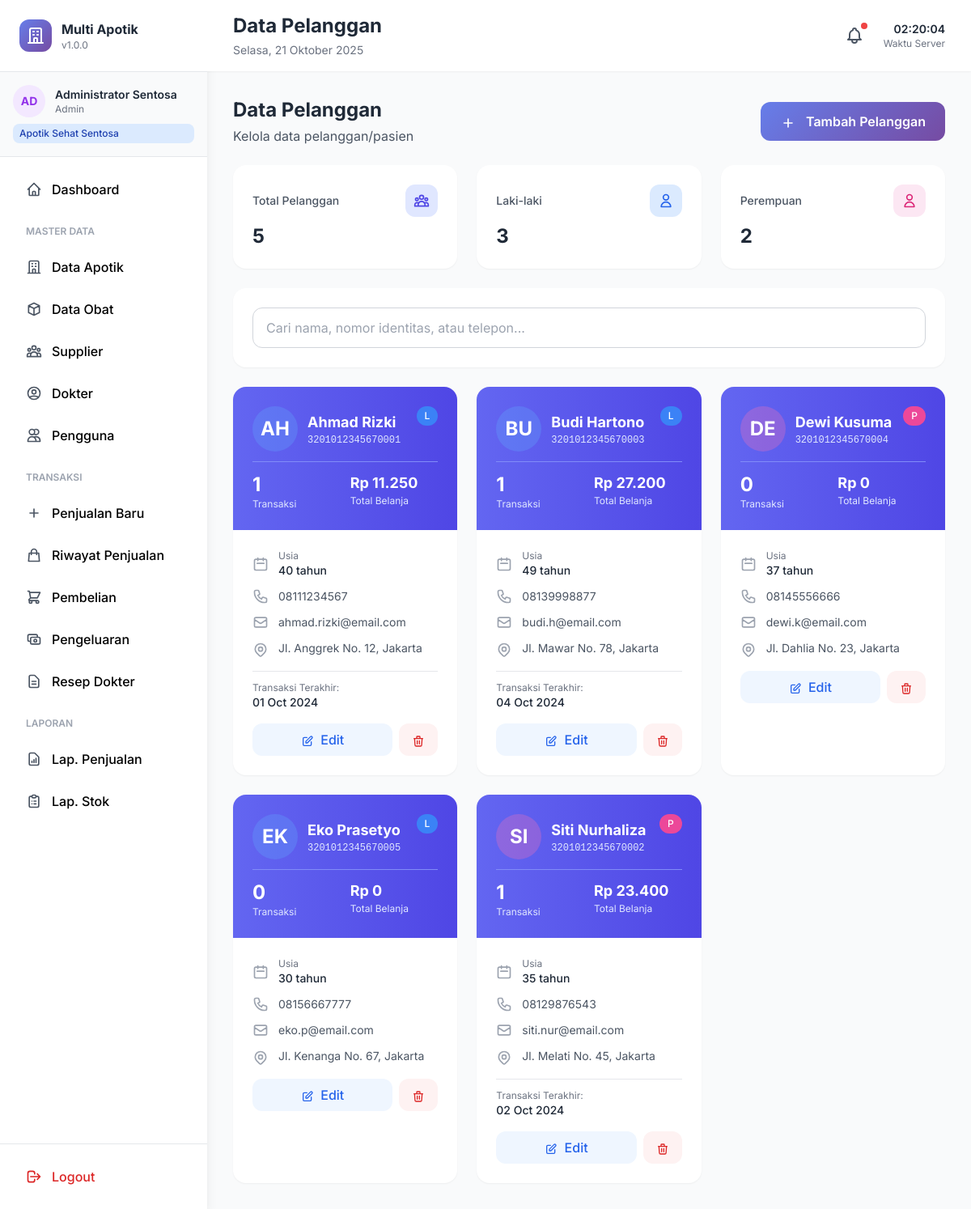
Screenshot of /pelanggan/index.php (signed in) with the database file from the repository.
### tables this page shows
CREATE TABLE pelanggan (
    id_pelanggan INT PRIMARY KEY AUTO_INCREMENT,
    no_identitas VARCHAR(50),
    nama_pelanggan VARCHAR(100) NOT NULL,
    jenis_kelamin ENUM('L', 'P'),
    tanggal_lahir DATE,
    alamat TEXT,
    no_telp VARCHAR(20),
    email VARCHAR(100),
    created_at TIMESTAMP DEFAULT CURRENT_TIMESTAMP,
    updated_at TIMESTAMP DEFAULT CURRENT_TIMESTAMP ON UPDATE CURRENT_TIMESTAMP
);

### config.php (called while the page is built, shortened)
<?php
class Database {
    private static $instance = null;
    private $conn;
    private function __construct() {
        try {
            $this->conn = new mysqli(DB_HOST, DB_USER, DB_PASS, DB_NAME);
            $this->conn->set_charset("utf8mb4");
        } catch (Exception $e) {
            die("Database Error: " . $e->getMessage());
        }
    }
    public static function getInstance() {
        if (self::$instance === null) {
            self::$instance = new self();
        }
        return self::$instance;
    }
    public function query($sql) {
        return $this->conn->query($sql);
    }
}
function db() {
    return Database::getInstance();
}
function formatRupiah($angka) {
    return 'Rp ' . number_format($angka, 0, ',', '.');
}
function formatTanggal($tanggal, $format = 'd-m-Y') {
    return date($format, strtotime($tanggal));
}
function isLoggedIn() {
    return isset($_SESSION['user_id']);
}
function getUserData() {
    return [
        'id' => $_SESSION['user_id'],
        'username' => $_SESSION['username'],
        'nama' => $_SESSION['nama_lengkap'],
        'role' => $_SESSION['user_role'],
        'id_apotik' => $_SESSION['id_apotik'] ?? null,
        'nama_apotik' => $_SESSION['nama_apotik'] ?? null
    ];
}
?>

### pelanggan/index.php (the view, shortened to what this page needs)
<?php
require_once '../config.php';
$db = db();
$query = "SELECT p.*,
          (SELECT COUNT(*) FROM penjualan WHERE id_pelanggan = p.id_pelanggan) as total_transaksi,
          (SELECT COALESCE(SUM(total_bayar), 0) FROM penjualan WHERE id_pelanggan = p.id_pelanggan) as total_pembelian,
          (SELECT MAX(tanggal_penjualan) FROM penjualan WHERE id_pelanggan = p.id_pelanggan) as transaksi_terakhir
          FROM pelanggan p
          ORDER BY p.nama_pelanggan";
$pelangganList = $db->query($query);
$total_pelanggan = $pelangganList->num_rows;
$total_laki = 0;
$total_perempuan = 0;
$pelangganList->data_seek(0);
while ($row = $pelangganList->fetch_assoc()) {
    if ($row['jenis_kelamin'] === 'L') $total_laki++;
    if ($row['jenis_kelamin'] === 'P') $total_perempuan++;
}
$pelangganList->data_seek(0);
include '../includes/header.php';
?>
<div class="space-y-6">
    <div class="flex items-center justify-between">
        <div>
            <h2 class="text-2xl font-bold text-gray-800">Data Pelanggan</h2>
            <p class="text-gray-600 mt-1">Kelola data pelanggan/pasien</p>
        </div>
        <?php if ($user['role'] !== 'manajer'): ?>
        <a href="create.php" class="px-6 py-3 gradient-bg text-white rounded-xl font-semibold hover:shadow-lg transition-all">
            <svg class="w-5 h-5 inline mr-2" fill="none" stroke="currentColor" viewBox="0 0 24 24">
                <path stroke-linecap="round" stroke-linejoin="round" stroke-width="2" d="M12 6v6m0 0v6m0-6h6m-6 0H6"></path>
            </svg>
            Tambah Pelanggan
        </a>
        <?php endif; ?>
    </div>
    <div class="grid grid-cols-1 md:grid-cols-3 gap-6">
        <div class="bg-white rounded-2xl p-6 shadow-sm">
            <div class="flex items-center justify-between mb-2">
                <h3 class="text-sm text-gray-600 font-medium">Total Pelanggan</h3>
                <div class="w-10 h-10 bg-indigo-100 rounded-xl flex items-center justify-center">
                </div>
            </div>
            <p class="text-2xl font-bold text-gray-800"><?= number_format($total_pelanggan) ?></p>
        </div>
        <div class="bg-white rounded-2xl p-6 shadow-sm">
            <div class="flex items-center justify-between mb-2">
                <h3 class="text-sm text-gray-600 font-medium">Laki-laki</h3>
                <div class="w-10 h-10 bg-blue-100 rounded-xl flex items-center justify-center">
                    <svg class="w-5 h-5 text-blue-600" fill="none" stroke="currentColor" viewBox="0 0 24 24">
                        <path stroke-linecap="round" stroke-linejoin="round" stroke-width="2" d="M16 7a4 4 0 11-8 0 4 4 0 018 0zM12 14a7 7 0 00-7 7h14a7 7 0 00-7-7z"></path>
                    </svg>
                </div>
            </div>
            <p class="text-2xl font-bold text-gray-800"><?= number_format($total_laki) ?></p>
        </div>
        <div class="bg-white rounded-2xl p-6 shadow-sm">
            <div class="flex items-center justify-between mb-2">
                <h3 class="text-sm text-gray-600 font-medium">Perempuan</h3>
                <div class="w-10 h-10 bg-pink-100 rounded-xl flex items-center justify-center">
                    <svg class="w-5 h-5 text-pink-600" fill="none" stroke="currentColor" viewBox="0 0 24 24">
                        <path stroke-linecap="round" stroke-linejoin="round" stroke-width="2" d="M16 7a4 4 0 11-8 0 4 4 0 018 0zM12 14a7 7 0 00-7 7h14a7 7 0 00-7-7z"></path>
                    </svg>
                </div>
            </div>
            <p class="text-2xl font-bold text-gray-800"><?= number_format($total_perempuan) ?></p>
        </div>
    </div>
    <div class="bg-white rounded-2xl shadow-sm p-6">
        <input type="text" id="searchPelanggan" placeholder="Cari nama, nomor identitas, atau telepon..."
               class="w-full px-4 py-3 border border-gray-300 rounded-xl focus:ring-2 focus:ring-purple-500">
    </div>
    <div class="grid grid-cols-1 md:grid-cols-2 lg:grid-cols-3 gap-6">
        <?php
        $pelangganList->data_seek(0);
        while ($pelanggan = $pelangganList->fetch_assoc()):
            $umur = null;
            if ($pelanggan['tanggal_lahir']) {
                $lahir = new DateTime($pelanggan['tanggal_lahir']);
                $sekarang = new DateTime();
                $umur = $sekarang->diff($lahir)->y;
            }
        ?>
        <div class="bg-white rounded-2xl shadow-sm hover:shadow-lg transition-all overflow-hidden pelanggan-card"
             data-search="<?= strtolower($pelanggan['nama_pelanggan'] . ' ' . $pelanggan['no_identitas'] . ' ' . $pelanggan['no_telp']) ?>">
            <div class="bg-gradient-to-r from-indigo-500 to-indigo-600 p-6 text-white">
                <div class="flex items-start justify-between mb-3">
                    <div class="flex items-center space-x-3 flex-1">
                        <div class="w-14 h-14 <?= $pelanggan['jenis_kelamin'] === 'L' ? 'bg-blue-400' : 'bg-pink-400' ?> bg-opacity-30 rounded-full flex items-center justify-center">
                            <span class="text-2xl font-bold">
                                <?= strtoupper(substr($pelanggan['nama_pelanggan'], 0, 2)) ?>
                            </span>
                        </div>
                        <div class="flex-1 min-w-0">
                            <h3 class="text-lg font-bold truncate"><?= htmlspecialchars($pelanggan['nama_pelanggan']) ?></h3>
                            <?php if ($pelanggan['no_identitas']): ?>
                            <p class="text-indigo-100 text-xs font-mono"><?= htmlspecialchars($pelanggan['no_identitas']) ?></p>
                            <?php endif; ?>
                        </div>
                    </div>
                    <?php if ($pelanggan['jenis_kelamin']): ?>
                    <span class="inline-flex items-center px-2.5 py-1 rounded-full text-xs font-medium <?= $pelanggan['jenis_kelamin'] === 'L' ? 'bg-blue-500' : 'bg-pink-500' ?> text-white">
                        <?= $pelanggan['jenis_kelamin'] === 'L' ? 'L' : 'P' ?>
                    </span>
                    <?php endif; ?>
                </div>
                <div class="grid grid-cols-2 gap-3 pt-3 border-t border-indigo-400">
                    <div>
                        <p class="text-2xl font-bold"><?= number_format($pelanggan['total_transaksi']) ?></p>
                        <p class="text-xs text-indigo-100">Transaksi</p>
                    </div>
                    <div>
                        <p class="text-lg font-bold"><?= formatRupiah($pelanggan['total_pembelian']) ?></p>
                        <p class="text-xs text-indigo-100">Total Belanja</p>
                    </div>
                </div>
            </div>
            <div class="p-6">
                <div class="space-y-3 mb-4">
                    <?php if ($umur !== null): ?>
                    <div class="flex items-center space-x-3">
                        <svg class="w-5 h-5 text-gray-400 flex-shrink-0" fill="none" stroke="currentColor" viewBox="0 0 24 24">
                            <path stroke-linecap="round" stroke-linejoin="round" stroke-width="2" d="M8 7V3m8 4V3m-9 8h10M5 21h14a2 2 0 002-2V7a2 2 0 00-2-2H5a2 2 0 00-2 2v12a2 2 0 002 2z"></path>
                        </svg>
                        <div>
                            <p class="text-xs text-gray-500">Usia</p>
                            <p class="text-sm font-medium text-gray-800"><?= $umur ?> tahun</p>
                        </div>
                    </div>
                    <?php endif; ?>
                    <?php if ($pelanggan['no_telp']): ?>
                    <div class="flex items-center space-x-3">
                        <p class="text-sm text-gray-600"><?= htmlspecialchars($pelanggan['no_telp']) ?></p>
                    </div>
                    <?php endif; ?>
                    <?php if ($pelanggan['email']): ?>
                    <div class="flex items-center space-x-3">
                        <svg class="w-5 h-5 text-gray-400 flex-shrink-0" fill="none" stroke="currentColor" viewBox="0 0 24 24">
                            <path stroke-linecap="round" stroke-linejoin="round" stroke-width="2" d="M3 8l7.89 5.26a2 2 0 002.22 0L21 8M5 19h14a2 2 0 002-2V7a2 2 0 00-2-2H5a2 2 0 00-2 2v10a2 2 0 002 2z"></path>
                        </svg>
                        <p class="text-sm text-gray-600 truncate"><?= htmlspecialchars($pelanggan['email']) ?></p>
                    </div>
                    <?php endif; ?>
                    <?php if ($pelanggan['alamat']): ?>
                    <div class="flex items-start space-x-3">
                        <p class="text-sm text-gray-600 line-clamp-2"><?= htmlspecialchars($pelanggan['alamat']) ?></p>
                    </div>
                    <?php endif; ?>
                </div>
                <?php if ($pelanggan['transaksi_terakhir']): ?>
                <div class="pt-3 border-t border-gray-200">
                    <p class="text-xs text-gray-500">Transaksi Terakhir:</p>
                    <p class="text-sm font-medium text-gray-800"><?= formatTanggal($pelanggan['transaksi_terakhir'], 'd M Y') ?></p>
                </div>
                <?php endif; ?>
                <?php if ($user['role'] !== 'manajer'): ?>
                <div class="flex space-x-2 mt-4">
                    <a href="edit.php?id=<?= $pelanggan['id_pelanggan'] ?>"
                       class="flex-1 px-4 py-2 bg-blue-50 text-blue-600 rounded-xl text-center font-medium hover:bg-blue-100 transition-all">
                        <svg class="w-4 h-4 inline mr-1" fill="none" stroke="currentColor" viewBox="0 0 24 24">
                            <path stroke-linecap="round" stroke-linejoin="round" stroke-width="2" d="M11 5H6a2 2 0 00-2 2v11a2 2 0 002 2h11a2 2 0 002-2v-5m-1.414-9.414a2 2 0 112.828 2.828L11.828 15H9v-2.828l8.586-8.586z"></path>
                        </svg>
                        Edit
                    </a>
                    <button onclick="if(confirmDelete()) window.location='delete.php?id=<?= $pelanggan['id_pelanggan'] ?>'"
                            class="px-4 py-2 bg-red-50 text-red-600 rounded-xl font-medium hover:bg-red-100 transition-all">
                        <svg class="w-4 h-4 inline" fill="none" stroke="currentColor" viewBox="0 0 24 24">
                            <path stroke-linecap="round" stroke-linejoin="round" stroke-width="2" d="M19 7l-.867 12.142A2 2 0 0116.138 21H7.862a2 2 0 01-1.995-1.858L5 7m5 4v6m4-6v6m1-10V4a1 1 0 00-1-1h-4a1 1 0 00-1 1v3M4 7h16"></path>
                        </svg>
                    </button>
                </div>
                <?php endif; ?>
            </div>
        </div>
        <?php endwhile; ?>
    </div>
</div>
<?php include '../includes/footer.php'; ?>

### includes/header.php (style rules this page uses)
* { font-family: 'Inter', sans-serif; }
.gradient-bg { background: linear-gradient(135deg, #667eea 0%, #764ba2 100%); }

### rows the page displays
pelanggan: nama_pelanggan "AH", nama_pelanggan "Ahmad Rizki", no_identitas "3201012345670001", jenis_kelamin "L", total_transaksi "1", total_pembelian "Rp 11.250", tanggal_lahir "40", no_telp "08111234567", email "ahmad.rizki@email.com", alamat "Jl. Anggrek No. 12, Jakarta", transaksi_terakhir "01 Oct 2024"
pelanggan: nama_pelanggan "BU", nama_pelanggan "Budi Hartono", no_identitas "3201012345670003", jenis_kelamin "L", total_transaksi "1", total_pembelian "Rp 27.200", tanggal_lahir "49", no_telp "08139998877", email "budi.h@email.com", alamat "Jl. Mawar No. 78, Jakarta", transaksi_terakhir "04 Oct 2024"
pelanggan: nama_pelanggan "DE", nama_pelanggan "Dewi Kusuma", no_identitas "3201012345670004", jenis_kelamin "P", total_transaksi "0", total_pembelian "Rp 0", tanggal_lahir "37", no_telp "08145556666", email "dewi.k@email.com", alamat "Jl. Dahlia No. 23, Jakarta"
pelanggan: nama_pelanggan "EK", nama_pelanggan "Eko Prasetyo", no_identitas "3201012345670005", jenis_kelamin "L", total_transaksi "0", total_pembelian "Rp 0", tanggal_lahir "30", no_telp "08156667777", email "eko.p@email.com", alamat "Jl. Kenanga No. 67, Jakarta"
pelanggan: nama_pelanggan "SI", nama_pelanggan "Siti Nurhaliza", no_identitas "3201012345670002", jenis_kelamin "P", total_transaksi "1", total_pembelian "Rp 23.400", tanggal_lahir "35", no_telp "08129876543", email "siti.nur@email.com", alamat "Jl. Melati No. 45, Jakarta", transaksi_terakhir "02 Oct 2024"

### other values shown
APP_NAME "Multi Apotik"
APP_VERSION "1.0.0"
substr($user['nama'], 0, 2) "AD"
$user['nama'] "Administrator Sentosa"
$user['role'] "Admin"
$user['nama_apotik'] "Apotik Sehat Sentosa"
$pageTitle "Data Pelanggan"
$total_pelanggan "5"
$total_laki "3"
$total_perempuan "2"
